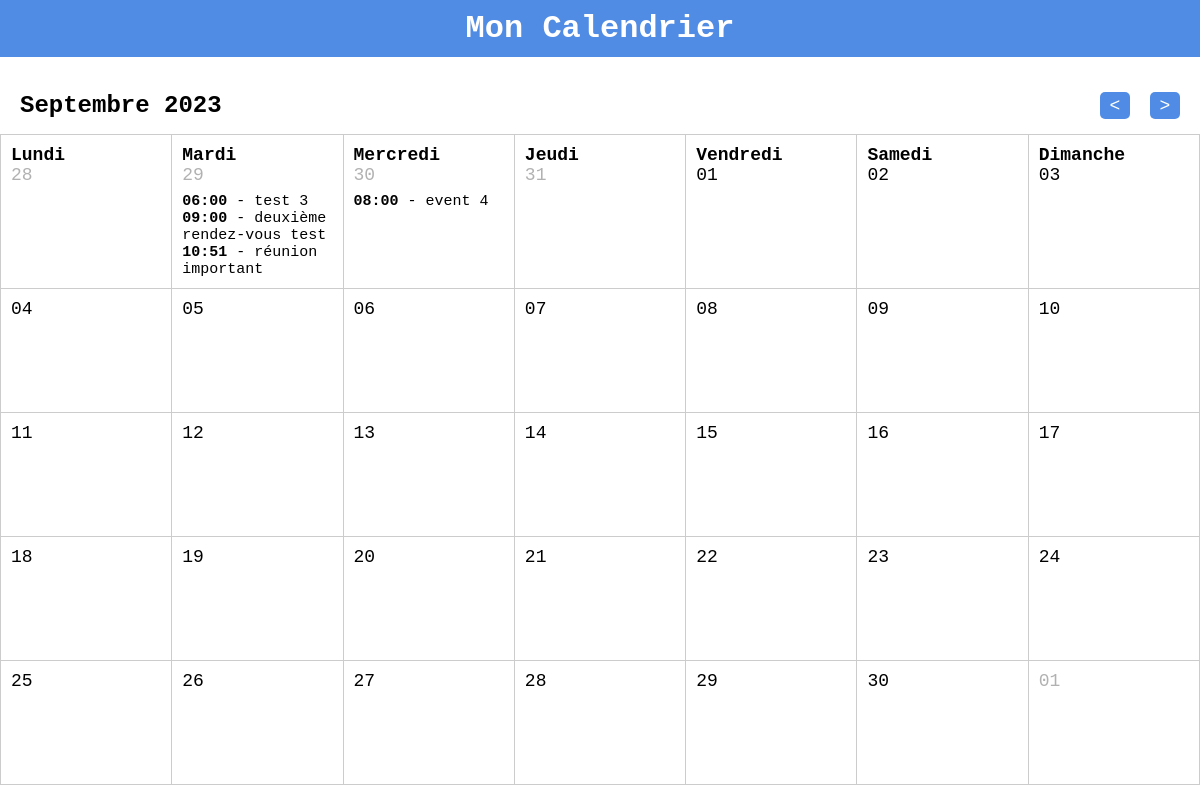
Before: / with the older database file.
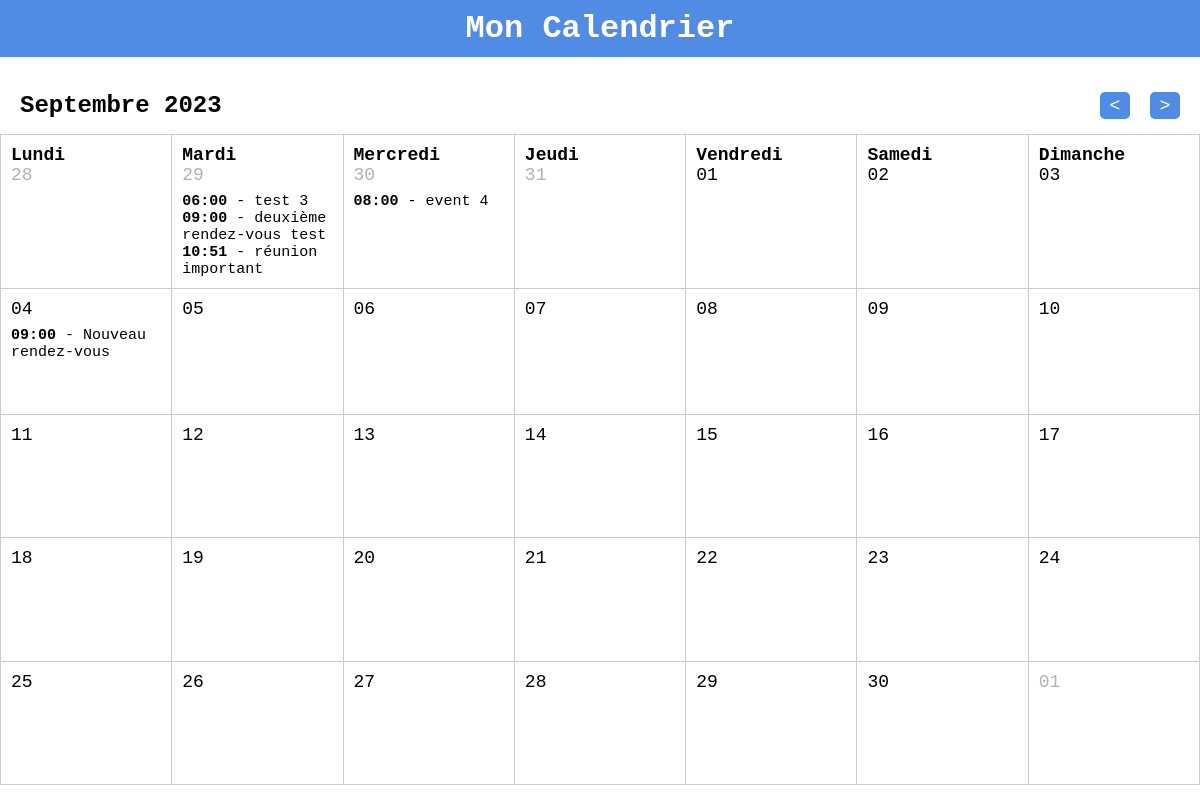
After: the same page with the newer database file.
### tables this page shows
CREATE TABLE events(
  id INTEGER NOT NULL  PRIMARY KEY AUTOINCREMENT,
  title TEXT NOT NULL,
  description TEXT NOT NULL,
  start INTERGER NOT NULL,
  end INTEGER NOT NULL
);

### src/Month.php (called while the page is built, shortened)
<?php
class Month{
  private $month;
  private $year;
  private $months = ["Janvier", "Février", "Mars", "Avril", "Mai", "Juin", "Juillet", "Aout", "Septembre", "Octobre", "Novembre", "Décembre"];
  public function __construct(?int $month = null, ?int $year = null)
  {
    if($month === null){
      $month = (int)date("m");
    }
    if($year === null){
      $year = (int)date("Y");
    }
    $this->month = $month;
    $this->year = $year;
  }
  public function toString(): string
  {
    return $this->months[$this->month - 1] . " " . $this->year;
  }
  public function getStartDay(): \DateTime
  {
    return new \DateTime("{$this->year}-{$this->month}-01");
  }
  public function getWeeks(): int
  {
    $start = $this->getStartDay();
    $end = (clone $start)->modify("+1 month -1 day");
    $nbWeeks = (int)$end->format("W") - (int)$start->format("W");
    return $nbWeeks + 1;
  }
  public function isNotSameDate(\DateTime $date): bool
  {
    return $this->getStartDay()->format("Y-m") !== $date->format("Y-m");
  }
  public function urlNextMonth(): string
  {
    $month = $this->month;
    $year = $this->year;
    $month++;
    return http_build_query(["month" => $month , "year" => $year]);
  }
  public function urlPreviousMonth(): string
  {
    $month = $this->month;
    $year = $this->year;
    $month--;
    return http_build_query(["month" => $month , "year" => $year]);
  }
}

### src/Event.php (called while the page is built, shortened)
<?php
class Event {
  private \PDO $pdo;
    public function __construct()
    {
      $pdo = new PDO("sqlite:../database/db.sqlite", null, null, [
        PDO::ATTR_ERRMODE => PDO::ERRMODE_EXCEPTION,
        PDO::ATTR_DEFAULT_FETCH_MODE => PDO::FETCH_ASSOC
      ]);
     return $this->pdo = $pdo;
    }
    private function getAllEvents(DateTime $start, DateTime $end): array
    {
      $start = $start->getTimestamp();
      $end = $end->getTimestamp();
      $query = $this->pdo->query("SELECT * FROM events WHERE start BETWEEN $start AND $end ORDER BY start ASC");
      return $query->fetchAll();
    }
    public function getAllEventsByDate(DateTime $start, DateTime $end): array
    {
      $events = [];
      $allEvents = $this->getAllEvents($start, $end);
      foreach($allEvents as $event){
        $dateStart = date("Y-m-d", $event["start"]);
        if(!isset($events[$dateStart])){
          $events[$dateStart] = [$event];
        }else{
          $events[$dateStart][] = $event;
        }
      }
      return $events;
    }
}

### public/index.php (the view, shortened to what this page needs)
<?php
  try {
    $initialDate = new Month($_GET["month"] ?? null, $_GET["year"] ?? null);
  } catch (\Exception $e) {
    echo $e->getMessage();
  }
  $weeks = $initialDate->getWeeks();
  $start = $initialDate->getStartDay();
  $start = $start->format("N") === "1" ? $start : $initialDate->getStartDay()->modify("last monday");
  $end = (clone $start)->modify("+" . (6 + 7 * ($weeks - 1)) . " days");
  $event = new Event();
  $eventByDate = $event->getAllEventsByDate($start, $end);
  require "../views/header.php";
?>
  <section>
    <h2 class="section_title"><?= $initialDate->toString() ?></h2>
    <div class="section_links">
      <a href="?<?= $initialDate->urlPreviousMonth() ?>">&lt;</a>
      <a href="?<?= $initialDate->urlNextMonth() ?>">&gt;</a>
    </div>
  </section>
  <table class="table__calendar">
    <?php for($semaine = 0; $semaine < $initialDate->getWeeks(); $semaine++): ?>
      <tr class="table__week table__<?= $initialDate->getWeeks() ?>weeks">
        <?php foreach($initialDate->days as $k => $day):
              $addDays = (clone $start)->modify("+" . $k + ($semaine * 7) . " days");
              $everyEvent = $eventByDate[$addDays->format("Y-m-d")] ?? [];
        ?>
          <td>
            <?php if($semaine === 0): ?>
              <div class="calendar__day"><?= $day ?></div>
            <?php endif ?>
            <div class="calendar_number_day <?= $initialDate->isNotSameDate($addDays) ? "calendar_not_same_date" : '' ?>"><?= $addDays->format("d"); ?></div>
            <div class="calendar__events">
              <?php foreach($everyEvent as $e): ?>
                <p><span><?= date("H:i", $e["start"]) ?></span> - <?= $e["title"] ?></p>
              <?php endforeach ?>
            </div>
          </td>
        <?php endforeach ?>
      </tr>
    <?php endfor; ?>
  </table>
<?php require "../views/footer.php"; ?>

### views/header.php (shortened to what this page needs)
<!DOCTYPE html>
<html lang="fr">
<head>
  <link rel="stylesheet" href="css/app.css">
</head>
<body>
  <header>
    <h1>Mon Calendrier</h1>
  </header>

### public/css/app.css (style rules this page uses)
*, *::before, *::after { margin: 0; padding: 0; box-sizing: border-box; font-family:'Courier New', Courier, monospace }
header { text-align: center; background-color: rgba(43, 115, 223, 0.822); color: white; padding: 10px 0; margin-bottom: 35px; }
section { display: flex; justify-content: space-between; margin: 15px 20px; }
.section_links { width: 80px; display: flex; align-content: center; justify-content: space-between; }
.section_links a { display: flex; justify-content: center; align-items: center; width: 30px; font-size: 18px; text-decoration: none; color: white; background-color: rgba(43, 115, 223, 0.822); border-radius: 5px; }
.table__calendar { width: 100%; height: calc(100vh - 149px); border-collapse: collapse; font-size: 18px; }
.table__week td { width: calc(100% / 7); height: 20%; border: #CCC solid 1px; padding: 10px; vertical-align: top; }
.calendar__day { font-weight: bold; }
.calendar_not_same_date { opacity: 0.3; }
.calendar__events { margin-top: 8px; font-size: 15px; }
.calendar__events span { font-weight: 700; }

Changed rows visible on the page:
added events: start "09:00", title "Nouveau rendez-vous", shown under "04"
